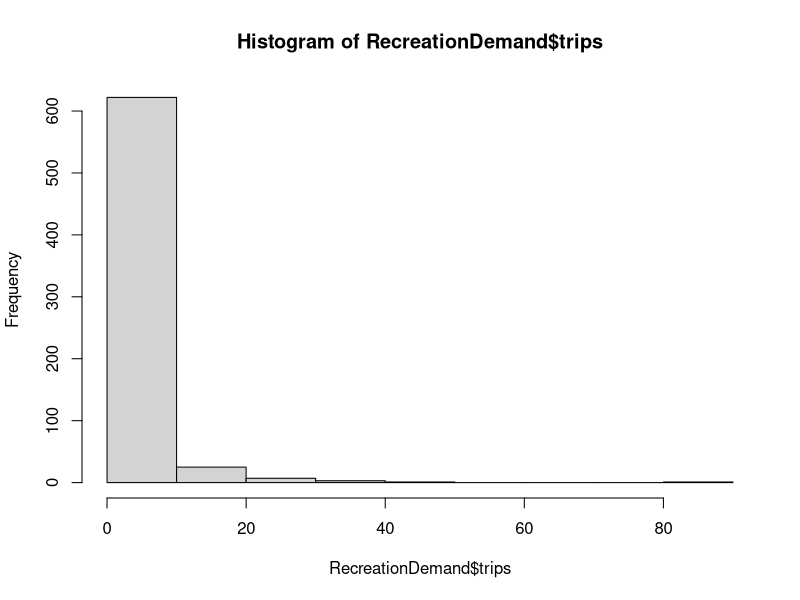
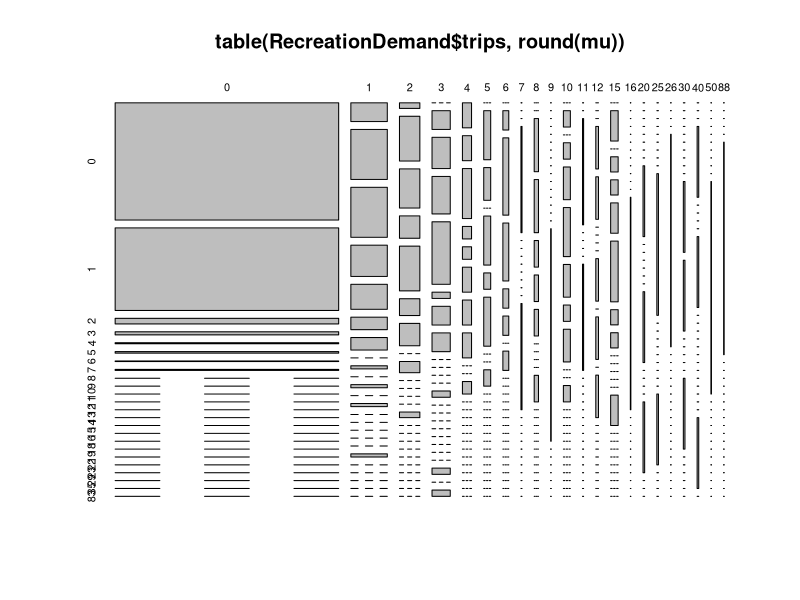
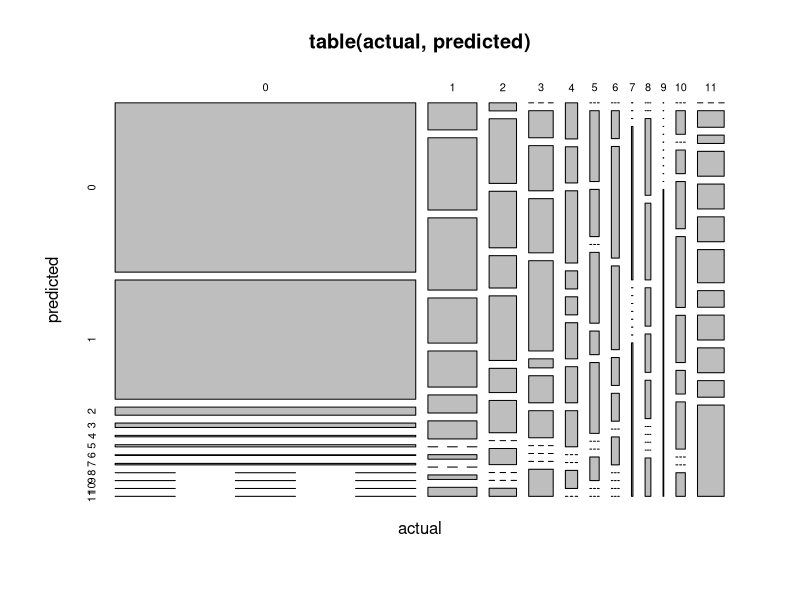
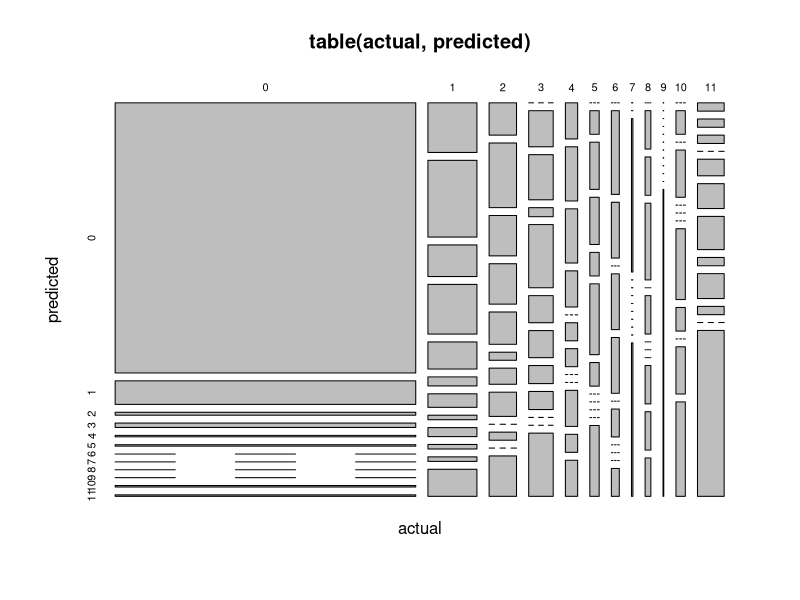

The R source for these figures, in order:
## RecreationDemand Example
## source: https://rdrr.io/cran/AER/man/RecreationDemand.html
install.packages("AER")
library(AER)
data("RecreationDemand")

?RecreationDemand

hist(RecreationDemand$trips)
table(RecreationDemand$trips)

var(RecreationDemand$trips)
mean(RecreationDemand$trips)

## Poisson model:
## Cameron and Trivedi (1998), Table 6.11
## Ozuna and Gomez (1995), Table 2, col. 3
fm_pois <- glm(trips ~ ., data = RecreationDemand, family = poisson)
summary(fm_pois)
coeftest(fm_pois, vcov = sandwich)

## prediction
mu <- predict(fm_pois, type = "response") # predict expected mean count
?predict.glm
predict(fm_pois, type = "response")[1] ## mu1
exp(predict(fm_pois, type = "response")[1])

table(RecreationDemand$trips)
table(RecreationDemand$trips,round(mu)) ## predicted vs actual
plot(table(RecreationDemand$trips,round(mu)))

## now group things to less number of cells
a = RecreationDemand$trips
b = round(mu)
actual = a*(a<=10)+(a>10)*11
predicted = b*(b<=10)+(b>10)*11
table(actual,predicted)
plot(table(actual,predicted))

## test for overdispersion
dispersiontest(fm_pois)
out = dispersiontest(fm_pois)
?dispersiontest

## Negbin model:
## Cameron and Trivedi (1998), Table 6.11
## Ozuna and Gomez (1995), Table 2, col. 5
library("MASS")
fm_nb <- glm.nb(trips ~ ., data = RecreationDemand)
coeftest(fm_nb, vcov = vcovOPG)

## predicted vs actual
a = RecreationDemand$trips
b = round(exp(predict(fm_nb)))
actual = a*(a<=10)+(a>10)*11
predicted = b*(b<=10)+(b>10)*11
table(actual,predicted)
plot(table(actual,predicted))

## ZIP model:
## Cameron and Trivedi (1998), Table 6.11
library("pscl")
fm_zip <- zeroinfl(trips ~  . | quality + income, data = RecreationDemand)
summary(fm_zip)
